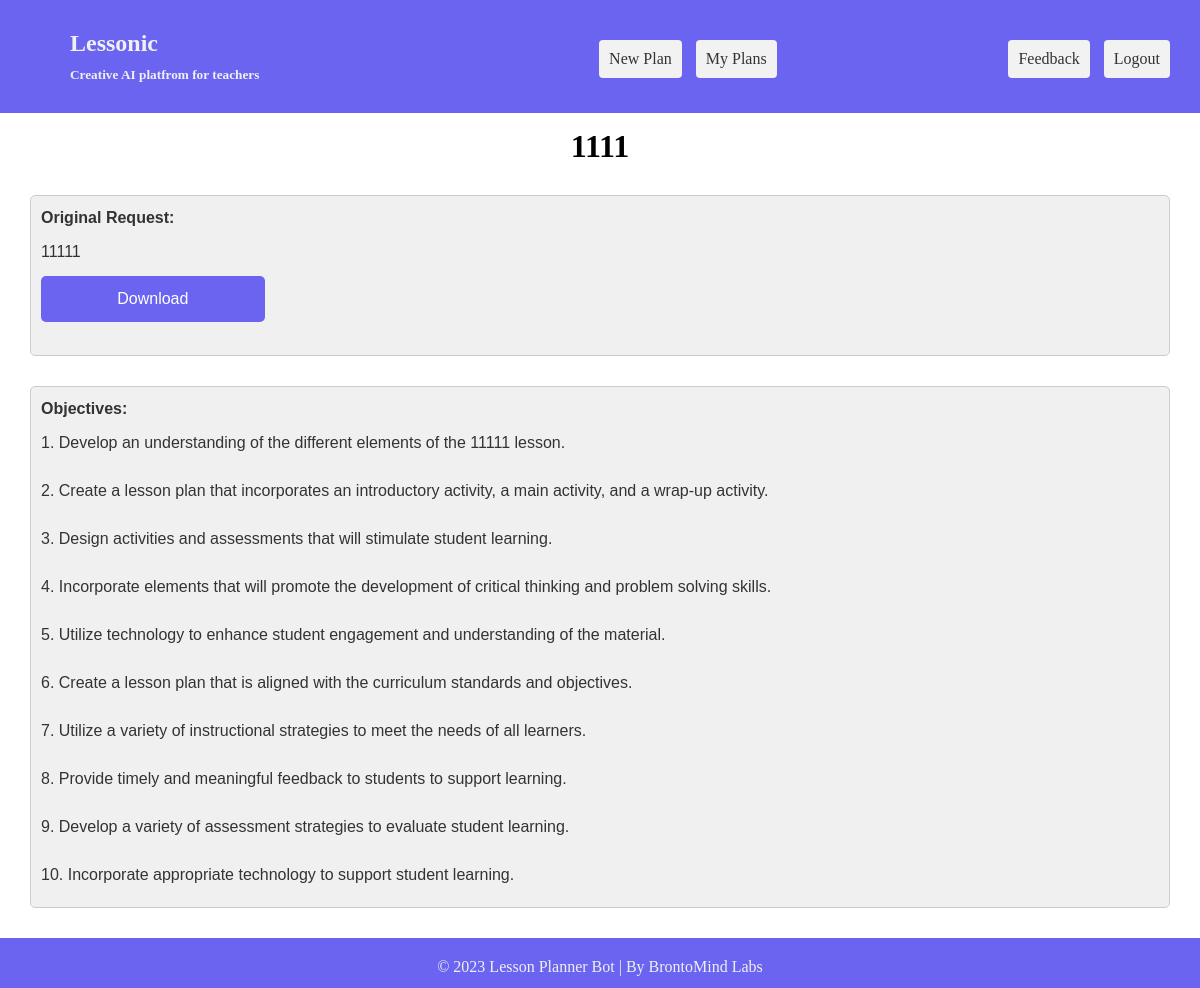
Page /lessons/view?r=NI3F0RXG17BHG7 (signed in) on the committed database.
### app/edu/database/models/ModelLessonDesign.py (models this page shows, shortened)
class ModelLessonDesign(db.Model):
    __tablename__ = 'lesson_design'
    id = Column(String, primary_key=True, unique=True)
    lesson_design_name = Column(String)
    desc = Column(String)
    user_id = Column(String)
    created_on = Column(String)
    updated_on = Column(String)

### app/edu/database/models/ModelLessonDesignSection.py (models this page shows, shortened)
class ModelLessonDesignSection(db.Model):
    __tablename__ = 'lesson_design_section'
    id = Column(String, primary_key=True, unique=True)
    lesson_design_section = Column(String)
    content = Column(String)
    lesson_design_id = Column(String)
    created_on = Column(String)
    updated_on = Column(String)

### app/modules/lessons/routes.py (the view)
@blueprint.route('/lessons/view', methods=['POST', 'GET'])
@login_required
def viewreport():
    lessons_controller = LessonsController()
    report_id = request.args.get('r')
    return lessons_controller.get_report(report_id)

### app/__init__.py (called while the page is built)
def configure_database(app):
    @app.before_first_request
    def initialize_database():
        db.create_all()
    @app.teardown_request
    def shutdown_session(exception=None):
        db.session.remove()

### app/base/models.py (called while the page is built)
@login_manager.user_loader
def user_loader(id):
    return User.query.filter_by(id=id).first()

### app/edu/controllers/LessonsController.py (called while the page is built)
    def get_report(self, report_id):
        crudlessondesign = CRUDLessonDesign()
        lessondesign = crudlessondesign.retrieve(report_id)
        crudlessondesignsection = CRUDLessonDesignSection()
        lessonsections = crudlessondesignsection.retrieve(lessondesign.id)
        lesson_sections = {}
        for lessonsection in lessonsections:
            lesson_sections[lessonsection.lesson_design_section] = lessonsection.content
        return render_template("lessons/lessonview.html", lesson_sections=lesson_sections, desc=lessondesign.desc, reportname=lessondesign.lesson_design_name)

### app/edu/database/crud/CRUDLessonDesign.py (called while the page is built)
    def retrieve(self, report_id):
        modellessondesign = ModelLessonDesign.query.with_entities(ModelLessonDesign.id, ModelLessonDesign.desc, ModelLessonDesign.lesson_design_name).filter_by(id=report_id).first()
        return modellessondesign

### app/edu/database/crud/CRUDLessonDesignSection.py (called while the page is built)
    def retrieve(self, lesson_design_id):
        modellessondesign = ModelLessonDesignSection.query.filter_by(lesson_design_id=lesson_design_id).all()
        return modellessondesign

### app/templates/lessons/lessonview.html (shortened to what this page needs)
{% extends 'layouts/base_logged.html' %}
{% block content %}
    <div style="padding-top: 15px;">
        <h1 style="text-align: center">{{ reportname }}</h1>
    </div>
    <div class="paragraph-box">
        <p style="font-weight: bold">Original Request:</p>
        <p>{{ desc }}</p>
    <button class="small_button align-right">Download</button>
    </div>
    {% for key, value in lesson_sections.items() %}
        <div class="paragraph-box">
            <p style="font-weight: bold">{{ key }}:</p>
            <p>{{ value | safe }}</p>
        </div>
    {% endfor %}
{% endblock content %}

### app/static/css/main.css (style rules this page uses)
* { margin: 0; padding: 0; box-sizing: border-box; }
p { font-family: Arial, sans-serif; font-size: 16px; color: #333333; margin-bottom: 10px; line-height: 1.5; }
.paragraph-box { background-color: #f0f0f0; margin: 30px; padding: 10px; border: 1px solid #cccccc; border-radius: 5px; }
.small_button { text-align: center; width: 20%; font-size: 16px; border-radius: 5px; padding: 14px 25px; border: none; font-weight: 500; background-color: #6a64f1; color: white; cursor: pointer; margin-top: 25px; }
.align-right { top: 50%; right: 0; transform: translateY(-50%); }

### rows in the picture
ModelLessonDesign: lesson_design_name "1111", desc "11111"
ModelLessonDesignSection: lesson_design_section "Objectives", content "1. Develop an understanding of the different elements of the 11111 lesson. 2. Create a lesson plan that incorporates an introductory activity, a main activity, and a wrap-up activity. 3. Design activities and assessments that will stimulate student learning. 4. Incorporate elements that will promote the development of critical thinking and problem solving skills. 5. Utilize technology to enhance student engagement and understanding of the material. 6. Create a lesson plan that is aligned with the curriculum standards and objectives. 7. Utilize a variety of instructional strategies to meet the needs of all learners. 8. Provide timely and meaningful feedback to students to support learning.…"
